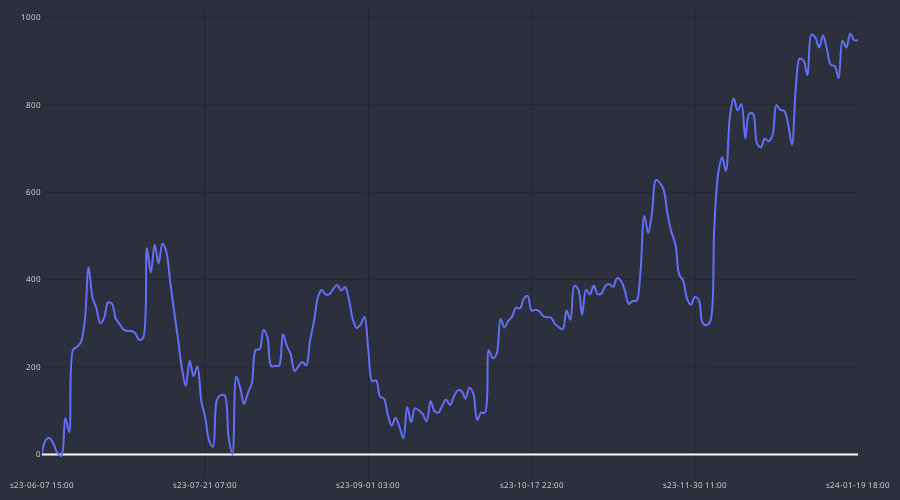

The code cell stored with this chart in its notebook:
### Code cell
cp = CandlePlot(df_gains, candles=False)
cp.show_plot(line_traces=['GAIN_C'])

### Figure 1 — Plotly figure (JSON) as saved in the notebook; plotly's stock layout.template omitted (floating-point values rounded to 4 significant figures; data arrays with more than 128 entries replaced by an {"elided": "..."} marker saying what was removed)
{"data": [{"line": {"shape": "spline", "width": 2}, "name": "t", "type": "scatter", "x": {"elided": "211 str values"}, "y": {"elided": "211 float values"}}], "layout": {"font": {"color": "#e1e1e1", "size": 8}, "height": 500, "margin": {"b": 10, "l": 10, "r": 10, "t": 10}, "paper_bgcolor": "#2c303c", "plot_bgcolor": "#2c303c", "width": 900, "xaxis": {"autorange": true, "gridcolor": "#1f292f", "nticks": 5, "range": [0, 210], "rangeslider": {"visible": false, "yaxis": {}}, "type": "category"}, "yaxis": {"autorange": true, "gridcolor": "#1f292f", "range": [-55.93, 1017.0], "type": "linear"}}}
